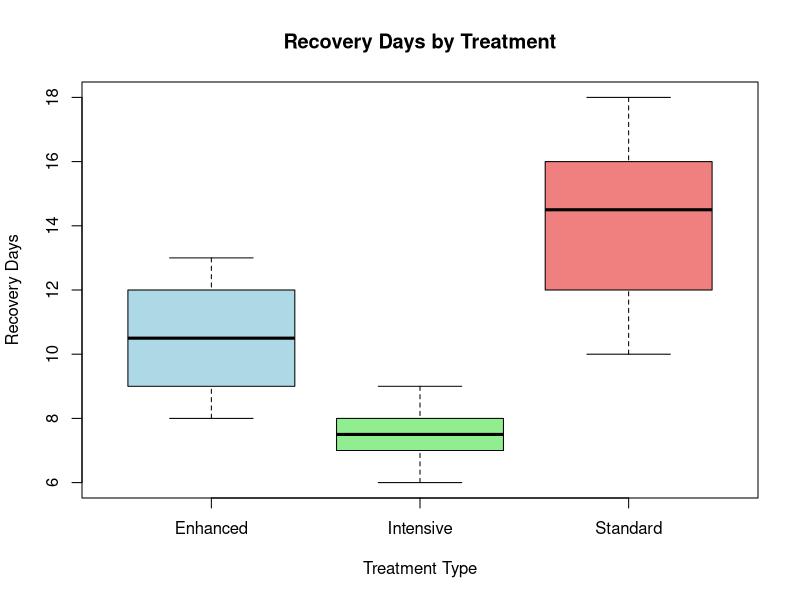

Source code (R):
## ---- chunk 1
# Assign the value 5 to an object called 'x'
x <- 5

# View the value of x
x

# You can also use = for assignment, but <- is preferred in R
y <- 10
y
## ---- chunk 2
# Numeric (numbers)
age <- 45
weight <- 68.5

# Character (text - always in quotes)
name <- "Patient A"
diagnosis <- "Hypertension"

# Logical (TRUE or FALSE)
is_smoker <- TRUE
has_diabetes <- FALSE

# Check the type of an object
class(age)
class(name)
class(is_smoker)
## ---- chunk 3
# Numeric vector
ages <- c(25, 34, 45, 56, 67)
ages

# Character vector
treatments <- c("Placebo", "Drug A", "Drug B", "Placebo", "Drug A")
treatments

# Access individual elements using brackets []
ages[1]  # First element
ages[3]  # Third element

# Access multiple elements
ages[c(1, 3, 5)]  # First, third, and fifth elements
## ---- chunk 4
# Create a simple data frame
patient_data <- data.frame(
  patient_id = c(1, 2, 3, 4, 5),
  age = c(25, 34, 45, 56, 67),
  treatment = c("Placebo", "Drug A", "Drug B", "Placebo", "Drug A"),
  outcome = c(5.2, 6.8, 7.1, 5.5, 6.9)
)

# View the data frame
patient_data

# View structure of the data frame
str(patient_data)

# View first few rows
head(patient_data)

# Access a column using $
patient_data$age

# Access a column using brackets
patient_data[, "treatment"]

# Access a specific cell [row, column]
patient_data[2, 3]  # Row 2, Column 3
## ---- chunk 5
# Calculate mean (average)
mean(ages)

# Calculate standard deviation
sd(ages)

# Calculate median
median(ages)

# Summary statistics
summary(ages)

# Count number of elements
length(ages)

# Create a table of frequencies
table(treatments)
## ---- chunk 6
# Create example data
patient_data <- data.frame(
  patient_id = 1:10,
  age = c(25, 34, 45, 56, 67, 23, 45, 56, 78, 34),
  treatment = rep(c("Placebo", "Drug A"), 5),
  outcome = c(5.2, 6.8, 7.1, 5.5, 6.9, 5.0, 7.2, 6.5, 7.8, 6.2)
)

# Select specific columns
patient_data[, c("patient_id", "age")]

# Select rows where age > 40
patient_data[patient_data$age > 40, ]

# Using subset() function (easier to read)
subset(patient_data, age > 40)

# Select specific columns for subset
subset(patient_data, age > 40, select = c(patient_id, age, outcome))
## ---- chunk 7
# Add a new column
patient_data$age_group <- ifelse(patient_data$age >= 50, "Older", "Younger")

# View the updated data
patient_data

# Create a new variable based on calculations
patient_data$outcome_doubled <- patient_data$outcome * 2

patient_data
## ---- chunk 8
# Log transformation
patient_data$log_outcome <- log(patient_data$outcome)

# Standardization (z-scores)
patient_data$outcome_z <- scale(patient_data$outcome)

# View results
head(patient_data)
## ---- chunk 9
# Calculate the mean age of patients
mean_age <- mean(patient_data$age)

# This is a comment - R ignores everything after #
## ---- chunk 10
# ============================================
# Example: Analyzing Patient Recovery Times
# ============================================

# Step 1: Create sample data (normally you'd read this from a file)
recovery_data <- data.frame(
  patient_id = 1:30,
  age = c(45, 52, 38, 61, 49, 55, 42, 58, 47, 53,
          39, 44, 56, 50, 43, 59, 48, 51, 46, 54,
          41, 57, 62, 40, 60, 37, 63, 36, 64, 35),
  treatment = rep(c("Standard", "Enhanced", "Intensive"), each = 10),
  recovery_days = c(12, 15, 10, 18, 14, 16, 11, 17, 13, 15,
                    9, 11, 8, 12, 10, 13, 9, 11, 10, 12,
                    7, 9, 6, 8, 7, 9, 6, 8, 7, 8)
)

# Step 2: Examine the data
print("First few rows:")
head(recovery_data)

print("\nData structure:")
str(recovery_data)

print("\nSummary statistics:")
summary(recovery_data)

# Step 3: Basic descriptive statistics by group
print("\nMean recovery days by treatment:")
tapply(recovery_data$recovery_days, recovery_data$treatment, mean)

print("\nStandard deviation by treatment:")
tapply(recovery_data$recovery_days, recovery_data$treatment, sd)

# Step 4: Create a new variable (age group)
recovery_data$age_group <- ifelse(recovery_data$age >= 50, "50+", "Under 50")

# Step 5: Create a simple visualization
boxplot(recovery_days ~ treatment, 
        data = recovery_data,
        main = "Recovery Days by Treatment",
        xlab = "Treatment Type",
        ylab = "Recovery Days",
        col = c("lightblue", "lightgreen", "lightcoral"))

# For more advanced visualizations, see the [Graphing Your Data](graphing-your-data.qmd) lecture.

# Step 6: Basic statistical test (we'll learn more about this later)
# ANOVA to test if recovery days differ by treatment
# Learn more in the [Introduction to ANOVA](introduction-to-anova.qmd) lecture.
anova_result <- aov(recovery_days ~ treatment, data = recovery_data)
print("\nANOVA Results:")
summary(anova_result)

# Step 7: Save the cleaned data (if this were a real analysis)
# write.csv(recovery_data, "recovery_data_cleaned.csv", row.names = FALSE)
